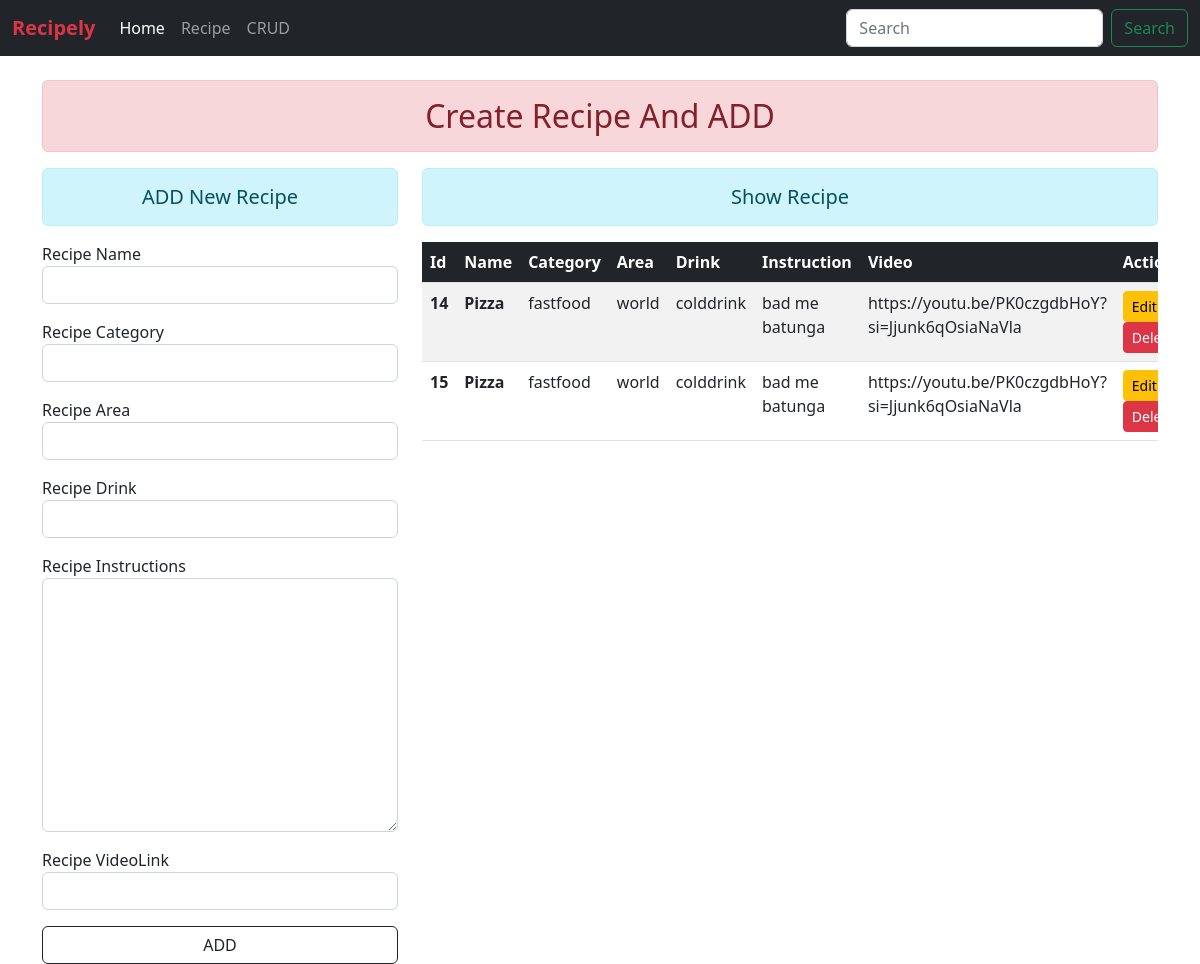
/crud/, run on the app's committed database.
### recipe_crud/models.py (models this page shows)
class Recipe(models.Model):
    rname = models.CharField(max_length=70)
    rcategory = models.CharField(max_length=50)
    rarea = models.CharField(max_length=50)
    rdrink = models.CharField(max_length=50)
    rinstruction = models.TextField()
    rvideoLink = models.URLField(blank=True,null=True)

### recipe_crud/views.py (the view)
# urls.py: path('crud/',crud,name='crud'),
def crud(request):
    if request.method == "POST":
        fm = RecipeAdd(request.POST)
        if fm.is_valid():
            rn = fm.cleaned_data['rname']
            rc = fm.cleaned_data['rcategory']
            ra = fm.cleaned_data['rarea']
            rd = fm.cleaned_data['rdrink']
            ri = fm.cleaned_data['rinstruction']
            rv = fm.cleaned_data['rvideoLink']
            reg = Recipe(rname=rn,rcategory=rc,rarea=ra,rdrink=rd,rinstruction=ri,rvideoLink=rv)
            reg.save()
            fm = RecipeAdd()
    else :
        fm = RecipeAdd()
    recipe = Recipe.objects.all()
    return render(request,'crud/home_crud.html',{'form':fm,'recipe':recipe})

### recipe_crud/forms.py
class RecipeAdd(forms.ModelForm):
    class Meta:
        model = Recipe
        fields = ('rname', 'rcategory', 'rarea', 'rdrink', 'rinstruction', 'rvideoLink')
        widgets = {
            'rname': forms.TextInput(attrs={'class': 'form-control'}),
            'rcategory': forms.TextInput(attrs={'class': 'form-control'}),
            'rarea': forms.TextInput(attrs={'class': 'form-control'}),
            'rdrink': forms.TextInput(attrs={'class': 'form-control'}),
            'rinstruction': forms.Textarea(attrs={'class': 'form-control'}),
            'rvideoLink': forms.URLInput(attrs={'class': 'form-control'}),
        }
        labels = {
            'rname': 'Recipe Name',
            'rcategory': 'Recipe Category',
            'rarea': 'Recipe Area',
            'rdrink': 'Recipe Drink',
            'rinstruction': 'Recipe Instructions',
            'rvideoLink': 'Recipe VideoLink',
        }
    def __init__(self, *args, **kwargs):
        super(RecipeAdd, self).__init__(*args, **kwargs)
        for field_name, field in self.fields.items():
            print(f'field : {field} || field_name: {field_name}')
            field.label_suffix = ' '

### recipe_crud/templates/crud/home_crud.html (shortened to what this page needs)
{% extends "base.html" %}  {% block content %}
<div class="container">
  <div class="alert h2 text-center text-capitalize alert-danger mt-4">
    Create Recipe And ADD
  </div>
</div>
<div class="container">
  <div class="row">
    <div class="col-sm-4">
      <h5 class="text-center alert alert-info">ADD New Recipe</h5>
      <form action="" method="POST">
        {% csrf_token %} {{form.as_p}}
        <div class="d-grid">
          <input type="submit" value="ADD" class="btn btn-outline-dark" />
        </div>
      </form>
    </div>
    <div class="col-sm-8">
      <h5 class="text-center alert alert-info">Show Recipe</h5>
      {% if recipe %}
      <div class="table-responsive">
      <table class="table table-striped table-hover">
        <thead class="text-bg-dark">
          <tr>
            <th scope="col">Id</th>
            <th scope="col">Name</th>
            <th scope="col">Category</th>
            <th scope="col">Area</th>
            <th scope="col">Drink</th>
            <th scope="col">Instruction</th>
            <th scope="col">Video</th>
            <th scope="col">Action</th>
          </tr>
        </thead>
        <tbody>
          {% for re in recipe %}
          <tr>
            <th>{{re.id}}</th>
            <th>{{re.rname}}</th>
            <td>{{re.rcategory}}</td>
            <td>{{re.rarea}}</td>
            <td>{{re.rdrink}}</td>
            <td>{{re.rinstruction}}</td>
            <td>{{re.rvideoLink}}</td>
            <td>
              <a href="{% url "updaterecipe" re.id %}" class="btn btn-warning btn-sm">Edit</a>
              <form action="{% url "deleterecipe" re.id %}" method="post" class="d-inline">
                <input
                  type="submit"
                  value="Delete"
                  class="btn btn-danger btn-sm"
                />
              </form>
            </td>
          </tr>
          {% endfor %}
        </tbody>
      </table>
    </div>
      {% endif %}
    </div>
  </div>
</div>
{% endblock content %}

### templates/base.html (shortened to what this page needs)
{% load static %}
<!DOCTYPE html>
<html lang="en">
  <head>
    <link rel="stylesheet" type="text/css" href="{% static 'css/style.css' %}" />
    <link
      href="https://cdn.jsdelivr.net/npm/bootstrap@5.2.3/dist/css/bootstrap.min.css"
      rel="stylesheet"
    />
  </head>
  <body>
    {% include "navbar.html" %}
    {% block content %} {% endblock %}
  </body>
</html>

### templates/navbar.html (shortened to what this page needs)
<nav class="navbar navbar-expand-lg bg-dark navbar-dark">
  <div class="container-fluid">
    <a class="navbar-brand text-danger fw-semibold" href="{% url "home" %}">Recipely</a>
    <div class="collapse navbar-collapse" id="navbarSupportedContent">
      <ul class="navbar-nav me-auto mb-2 mb-lg-0">
        <li class="nav-item">
          <a class="nav-link active" aria-current="page" href="{% url "home" %}">Home</a>
        </li>
        <li class="nav-item">
          <a class="nav-link" href="{% url "recipe" %}">Recipe</a>
        </li>
        <li class="nav-item">
          <a class="nav-link" href="{% url "crud" %}">CRUD</a>
        </li>
      </ul>
      <form class="d-flex" role="search">
        <input
          class="form-control me-2"
          type="search"
          placeholder="Search"
          aria-label="Search"
        />
        <button class="btn btn-outline-success" type="submit">Search</button>
      </form>
    </div>
  </div>
</nav>

### data on the page
Recipe: id "14", rname "Pizza", rcategory "fastfood", rarea "world", rdrink "colddrink", rinstruction "bad me batunga", rvideoLink "https://youtu.be/PK0czgdbHoY?si=Jjunk6qOsiaNaVla"
Recipe: id "15", rname "Pizza", rcategory "fastfood", rarea "world", rdrink "colddrink", rinstruction "bad me batunga", rvideoLink "https://youtu.be/PK0czgdbHoY?si=Jjunk6qOsiaNaVla"
